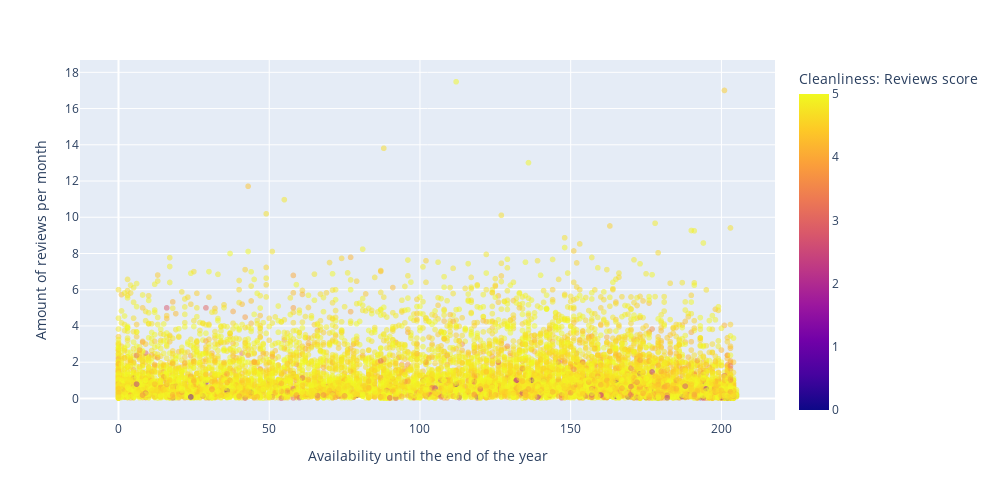

Notebook code cell kept with this figure:
### Code cell
fig = px.scatter(
    x,
    x="availability_eoy",
    y="reviews_per_month",
    color="review_scores_cleanliness",
    opacity=0.5,
    width=1000,
    height=500,
    labels={"review_scores_cleanliness": "Cleanliness: Reviews score"}
)

fig.update_layout(
    yaxis_title="Amount of reviews per month",
    xaxis_title="Availability until the end of the year"
)

fig.show()

### Figure 1 — Plotly figure (JSON) as saved in the notebook; plotly's stock layout.template omitted (floating-point values rounded to 4 significant figures; data arrays with more than 128 entries replaced by an {"elided": "..."} marker saying what was removed)
{"data": [{"hovertemplate": "availability_eoy=%{x}<br>reviews_per_month=%{y}<br>Cleanliness: Reviews score=%{marker.color}<extra></extra>", "legendgroup": "", "marker": {"color": {"elided": "10000 float values"}, "coloraxis": "coloraxis", "opacity": 0.5, "symbol": "circle"}, "mode": "markers", "name": "", "showlegend": false, "type": "scattergl", "x": {"elided": "10000 int values"}, "xaxis": "x", "y": {"elided": "10000 float values"}, "yaxis": "y"}], "layout": {"coloraxis": {"colorbar": {"title": {"text": "Cleanliness: Reviews score"}}, "colorscale": [[0, "#0d0887"], [0.1111, "#46039f"], [0.2222, "#7201a8"], [0.3333, "#9c179e"], [0.4444, "#bd3786"], [0.5556, "#d8576b"], [0.6667, "#ed7953"], [0.7778, "#fb9f3a"], [0.8889, "#fdca26"], [1, "#f0f921"]]}, "height": 500, "legend": {"tracegroupgap": 0}, "margin": {"t": 60}, "width": 1000, "xaxis": {"anchor": "y", "domain": [0, 1], "title": {"text": "Availability until the end of the year"}}, "yaxis": {"anchor": "x", "domain": [0, 1], "title": {"text": "Amount of reviews per month"}}}}
